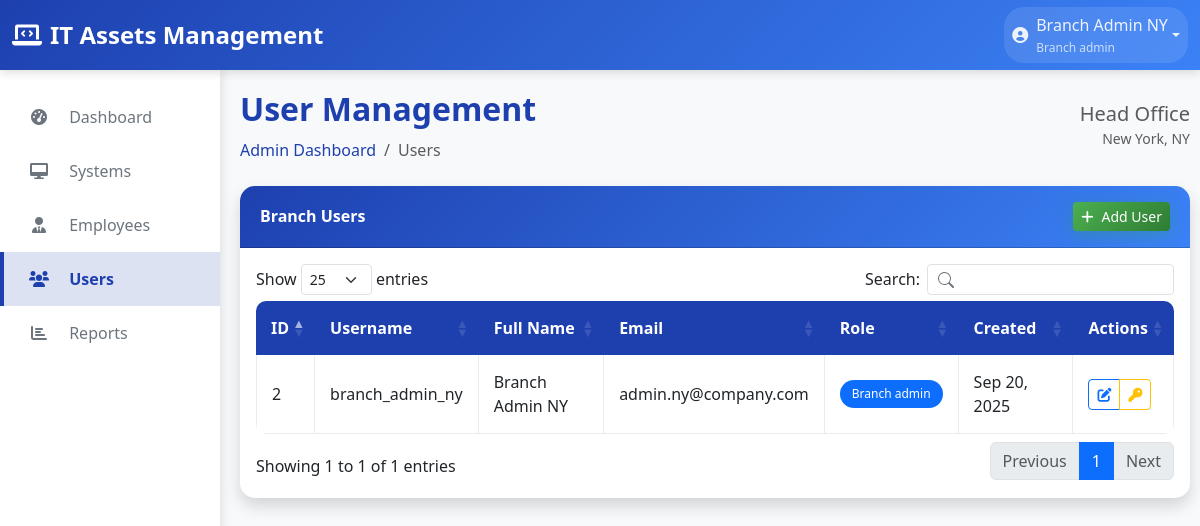
Screenshot of /admin_users.php (signed in) with the database file from the repository.
### tables this page shows
CREATE TABLE IF NOT EXISTS branches (
    id INT AUTO_INCREMENT PRIMARY KEY,
    name VARCHAR(100) NOT NULL,
    location VARCHAR(200) NOT NULL,
    created_at TIMESTAMP DEFAULT CURRENT_TIMESTAMP
);

CREATE TABLE IF NOT EXISTS users (
    id INT AUTO_INCREMENT PRIMARY KEY,
    username VARCHAR(50) UNIQUE NOT NULL,
    password VARCHAR(255) NOT NULL,
    role ENUM('super_admin', 'branch_admin') NOT NULL,
    branch_id INT NULL,
    full_name VARCHAR(100) NOT NULL,
    email VARCHAR(100) NOT NULL,
    created_at TIMESTAMP DEFAULT CURRENT_TIMESTAMP,
    FOREIGN KEY (branch_id) REFERENCES branches(id) ON DELETE SET NULL
);

### admin_users.php (the view, shortened to what this page needs)
<?php
$pdo = getConnection();
$branchId = getCurrentUserBranch();
$stmt = $pdo->prepare("SELECT * FROM users WHERE branch_id = ? ORDER BY created_at DESC");
$stmt->execute([$branchId]);
$users = $stmt->fetchAll();
$stmt = $pdo->prepare("SELECT * FROM branches WHERE id = ?");
$stmt->execute([$branchId]);
$branch = $stmt->fetch();
?>
<?php include 'includes/header.php'; ?>
<div class="main-content">
    <div class="content-wrapper">
        <div class="d-flex justify-content-between align-items-center mb-4">
            <div>
                <h1 class="page-title">User Management</h1>
                <nav aria-label="breadcrumb">
                    <ol class="breadcrumb">
                        <li class="breadcrumb-item"><a href="admin_dashboard.php">Admin Dashboard</a></li>
                        <li class="breadcrumb-item active">Users</li>
                    </ol>
                </nav>
            </div>
            <div class="text-end">
                <h5 class="text-muted mb-0"><?php echo htmlspecialchars($branch['name'] ?? 'Branch'); ?></h5>
                <small class="text-muted"><?php echo htmlspecialchars($branch['location'] ?? ''); ?></small>
            </div>
        </div>
        <div class="card shadow">
            <div class="card-header py-3 d-flex flex-row align-items-center justify-content-between">
                <h6 class="m-0 font-weight-bold text-white">Branch Users</h6>
                <button type="button" class="btn btn-success btn-sm" data-bs-toggle="modal" data-bs-target="#addUserModal" style="background: linear-gradient(135deg, #4caf50 0%, #2e7d32 100%); border: none; box-shadow: 0 4px 15px rgba(40, 167, 69, 0.3);">
                    <i class="fas fa-plus me-2"></i>Add User
                </button>
            </div>
            <div class="card-body">
                <div class="table-responsive">
                    <table class="table table-bordered data-table" width="100%" cellspacing="0">
                        <thead>
                            <tr>
                                <th>ID</th>
                                <th>Username</th>
                                <th>Full Name</th>
                                <th>Email</th>
                                <th>Role</th>
                                <th>Created</th>
                                <th>Actions</th>
                            </tr>
                        </thead>
                        <tbody>
                            <?php foreach ($users as $user): ?>
                                <tr>
                                    <td><?php echo $user['id']; ?></td>
                                    <td><?php echo htmlspecialchars($user['username']); ?></td>
                                    <td><?php echo htmlspecialchars($user['full_name']); ?></td>
                                    <td><?php echo htmlspecialchars($user['email']); ?></td>
                                    <td>
                                        <span class="badge bg-<?php echo $user['role'] === 'branch_admin' ? 'primary' : 'secondary'; ?>">
                                            <?php echo ucfirst(str_replace('_', ' ', $user['role'])); ?>
                                        </span>
                                    </td>
                                    <td><?php echo date('M j, Y', strtotime($user['created_at'])); ?></td>
                                    <td>
                                        <div class="btn-group" role="group">
                                            <button type="button" class="btn btn-sm btn-outline-primary"
                                                    onclick="editUser(<?php echo htmlspecialchars(json_encode($user)); ?>)">
                                                <i class="fas fa-edit"></i>
                                            </button>
                                            <button type="button" class="btn btn-sm btn-outline-warning"
                                                    onclick="resetPassword(<?php echo $user['id']; ?>)">
                                                <i class="fas fa-key"></i>
                                            </button>
                                        </div>
                                    </td>
                                </tr>
                            <?php endforeach; ?>
                        </tbody>
                    </table>
                </div>
            </div>
        </div>
    </div>
</div>
<?php include 'includes/sidebar.php'; ?>
<?php include 'includes/footer.php'; ?>

### includes/header.php (style rules this page uses)
:root { --primary-color: #1e40af; --secondary-color: #3b82f6; --accent-color: #1d4ed8; --dark-blue: #1e3a8a; --light-blue: #dbeafe; --sidebar-width: 220px; --header-height: 70px; }
body { font-family: 'Segoe UI', Tahoma, Geneva, Verdana, sans-serif; background-color: #f8f9fa; transition: background-color 0.3s ease, color 0.3s ease; }
.main-content { margin-left: var(--sidebar-width); padding-top: var(--header-height); min-height: calc(100vh - var(--header-height)); }
.content-wrapper { padding: 20px 10px 20px 20px; max-width: 100%; margin: 0; }
.card { margin-bottom: 20px; }
.table-responsive { margin: 0; }
.table { margin-bottom: 0; }
.page-title { font-size: 2rem; font-weight: 700; color: var(--primary-color); margin: 0; }
.breadcrumb { background: none; padding: 0; margin: 10px 0 0 0; }
.breadcrumb-item a { color: var(--primary-color); text-decoration: none; }
.card { border: none; border-radius: 15px; box-shadow: 0 2px 10px rgba(0,0,0,0.05); transition: all 0.3s ease; }
.card-header { background: linear-gradient(135deg, var(--primary-color) 0%, var(--secondary-color) 100%); color: white; border-radius: 15px 15px 0 0 !important; padding: 20px; font-weight: 600; }
.card-header h6 { color: white !important; font-weight: 700 !important; margin: 0; }
.card-header .m-0 { color: white !important; font-weight: 700 !important; }
.table { border-radius: 10px; overflow: hidden; }
.table thead th { background: var(--primary-color); color: white; border: none; font-weight: 600; padding: 15px; }
.table tbody td { padding: 15px; vertical-align: middle; border-color: #e9ecef; }
.badge { padding: 8px 12px; border-radius: 20px; font-weight: 500; }

### rows the page displays
branches: name "Head Office", location "New York, NY"
users: id "2", username "branch_admin_ny", full_name "Branch Admin NY", email "admin.ny@company.com", role "Branch admin", created_at "Sep 20, 2025"

### other values shown
$_SESSION['full_name'] "Branch Admin NY"
str_replace('_', ' ', $_SESSION['role']) "Branch admin"
